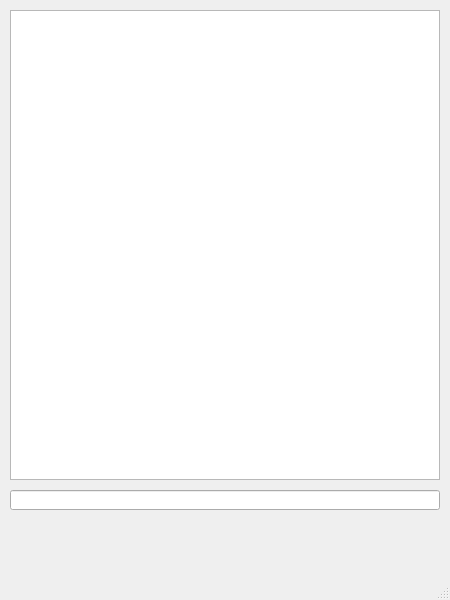
<?xml version="1.0" encoding="UTF-8"?>
<ui version="4.0">
 <class>MainWindow</class>
 <widget class="QMainWindow" name="MainWindow">
  <property name="geometry">
   <rect>
    <x>0</x>
    <y>0</y>
    <width>450</width>
    <height>600</height>
   </rect>
  </property>
  <property name="windowTitle">
   <string>MainWindow</string>
  </property>
  <widget class="QWidget" name="centralwidget">
   <widget class="QListWidget" name="listWidget">
    <property name="geometry">
     <rect>
      <x>10</x>
      <y>10</y>
      <width>430</width>
      <height>470</height>
     </rect>
    </property>
    <property name="sizeAdjustPolicy">
     <enum>QAbstractScrollArea::AdjustIgnored</enum>
    </property>
    <property name="autoScroll">
     <bool>true</bool>
    </property>
    <property name="dragDropMode">
     <enum>QAbstractItemView::NoDragDrop</enum>
    </property>
    <property name="textElideMode">
     <enum>Qt::ElideRight</enum>
    </property>
    <property name="flow">
     <enum>QListView::TopToBottom</enum>
    </property>
   </widget>
   <widget class="QLineEdit" name="lineEdit">
    <property name="geometry">
     <rect>
      <x>10</x>
      <y>490</y>
      <width>430</width>
      <height>20</height>
     </rect>
    </property>
   </widget>
   <widget class="QLabel" name="label">
    <property name="geometry">
     <rect>
      <x>20</x>
      <y>550</y>
      <width>56</width>
      <height>12</height>
     </rect>
    </property>
    <property name="text">
     <string/>
    </property>
   </widget>
  </widget>
  <widget class="QMenuBar" name="menubar">
   <property name="geometry">
    <rect>
     <x>0</x>
     <y>0</y>
     <width>450</width>
     <height>21</height>
    </rect>
   </property>
  </widget>
  <widget class="QStatusBar" name="statusbar"/>
 </widget>
 <resources/>
 <connections/>
</ui>
